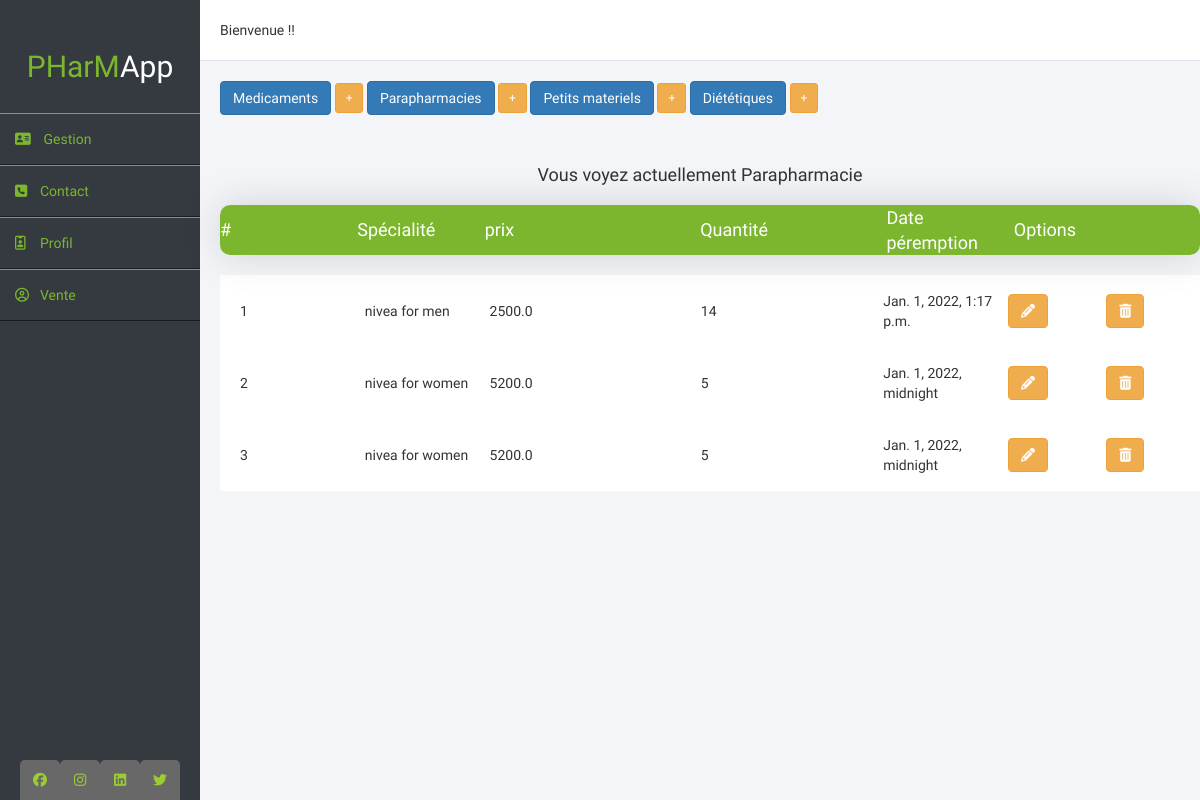
Screenshot of /inventaire/paraphamacies/ with the database file from the repository.
### sys_inventaire/models.py (models this page shows, shortened)
class Produit(models.Model):
    nom_article = models.CharField(max_length=100, blank=False)
    quantite = models.IntegerField(blank=False)
    prix = models.FloatField(blank=False)
    date_peremption = models.DateTimeField()
    Numero_lot = models.IntegerField()
    class Meta:
        abstract = True

class Parapharmatie(Produit):
    pass

### sys_inventaire/views.py (the view)
# urls.py: path('paraphamacies/', montrer_parapharmacie, name='paraphamacies'),
def montrer_parapharmacie(request):
    items = Parapharmatie.objects.all()
    context = {
        'items': items,
        'titre': 'Parapharmacie'
    }
    return render(request, 'inventory.html', context)

### sys_inventaire/templates/inventory.html (shortened to what this page needs)
<!DOCTYPE html>
<html lang="en">
<head>
  {% load static %}
  <link rel="stylesheet" href="{% static '/css/bootstrap.css' %}">
  <link rel="stylesheet" href="{% static '/css/bootstrap.min.css' %}">
  <link rel="stylesheet" href="{% static '/css/style-inventaire.css' %}">
</head>
<body>
<div class="wrapper">
  <div class="sidebar">
    <h2>PHarM<span>App</span></h2>
    <ul>
      <li><a href="#"><i class="fa fa-address-card" aria-hidden="true"></i> Gestion</a></li>
      <li><a href="#"><i class="fa fa-phone-square" aria-hidden="true"></i>Contact</a></li>
      <li><a href="#"><i class="fa fa-id-badge" aria-hidden="true"></i>Profil</a></li>
      <li><a href="#"><i class="fa fa-user-circle-o" aria-hidden="true"></i>Vente</a></li>
    </ul>
    <div class="social_media">
      <a href="#"><i class="fab fa-facebook"></i></a>
      <a href="#"><i class="fab fa-instagram"></i></a>
      <a href="#"><i class="fab fa-linkedin"></i></a>
      <a href="#"><i class="fab fa-twitter"></i></a>
    </div>
  </div>
  <div class="main_content">
    {% block content %}
    <div class="header">Bienvenue !!</div>
    <div class="button-group">
  <a href="{% url 'sys_inventaire:medicament' %}" class="btn btn-primary btn-md" role="button">Medicaments</a>
  <a href="{% url 'sys_inventaire:ajouter_medicament' %}" class="btn btn-warning btn-sm" role="button"> + </a>
  <a href="{% url 'sys_inventaire:paraphamacies' %}" class="btn btn-primary btn-md" role="button">Parapharmacies</a>
  <a href="{% url 'sys_inventaire:ajouter_parapharmacie' %}" class="btn btn-warning btn-sm" role="button"> + </a>
  <a href="{% url 'sys_inventaire:pti_materiel' %}" class="btn btn-primary btn-md" role="button">Petits materiels</a>
  <a href="{% url 'sys_inventaire:ajouter_petit_materiel' %}" class="btn btn-warning btn-sm" role="button"> + </a>
  <a href="{% url 'sys_inventaire:dietetiques' %}" class="btn btn-primary btn-md" role="button">Diététiques</a>
  <a href="{% url 'sys_inventaire:ajouter_dietetique' %}" class="btn btn-warning btn-sm" role="button"> + </a>
</div><br>
{% if header %}
<center>
  <h4>Vous voyez actuellement Medicament </h4>
</center>
  <div class="table">
    <div class="table100 ver1 m-b-100">
        <table>
          <thead>
            <tr class="row">
                <th class="cell100 column2">#</th>
                <th class="cell100 column2">Spécialité</th>
                <th class="cell100 column3">D C I</th>
                <th class="cell100 column4">prix</th>
                <th class="cell100 column5">Quantité</th>
                <th class="cell100 column4">Options</th>
              </tr>
          </thead>
        </table>
    </div>
    <div class="table" >
      <div class="table100-body js-pscroll">
        <table>
          <tbody>
            {% for item in items %}
            <tr class="row">
              <td class="cell100 column2">{{ item.pk }}</td>
              <td class="cell100 column2">{{ item.specialite }}</td>
              <td class="cell100 column3">{{ item.dci }}</td>
              <td class="cell100 column4">{{ item.prix }}</td>
              <td class="cell100 column5">{{ item.quantite }}</td>
              <td>
                <a href="{% url 'sys_inventaire:modifier_medicament' item.pk %}" class="btn btn-warning btn-sm" role="button"><i class="fa fa-pencil" aria-hidden="true"></i></a>
              </td>
              <td>
                <a href="{% url 'sys_inventaire:supprimer_medicament' item.pk %}" class="btn btn-warning btn-sm" role="button"><i class="fa fa-trash" aria-hidden="true"></i></a>
              </td>
            </tr>
            {% endfor %}
          </tbody>
        </table>
      </div>
    </div>
  </div>
  {% else %}
  <center>
     <h4>Vous voyez actuellement {{ titre }} </h4>
  </center>
  <div class="table">
    <div class="table100 ver1 m-b-100">
      <table>
        <thead>
          <tr class="row">
            <th>#</th>
            <th class="cell100 column2">Spécialité</th>
            <th class="cell100 column3">prix</th>
            <th class="cell100 column4">Quantité</th>
            <th class="cell100 column5">Date péremption</th>
            <th class="cell100 column4">Options</th>
          </tr>
        </thead>
      </table>
    </div>
  <div class="table" >
    <div class="table100-body js-pscroll" >
      <table>
      <tbody>
        {% for item in items %}
        <tr class="row">
          <td class="cell100 column2">{{ item.pk }}</td>
          <td class="cell100 column2">{{ item.nom_article }}</td>
          <td class="cell100 column3">{{ item.prix }}</td>
          <td class="cell100 column4">{{ item.quantite }}</td>
          <td class="cell100 column5">{{ item.date_peremption }}</td>
          {% if titre|lower == "parapharmacie" %}
          <td>
            <a href="{% url 'sys_inventaire:modifier_parapharmacie' item.pk %}" class="btn btn-warning " role="button"><i class="fa fa-pencil" aria-hidden="true"></i></a>
          </td>
          <td>
            <a href="{% url 'sys_inventaire:supprimer_parapharmatie' item.pk %}" class="btn btn-warning " role="button"><i class="fa fa-trash" aria-hidden="true"></i></a>
          </td>
          {% endif %}
        </tr>
        {% endfor %}
      </tbody>
    </table>
    </div>
  </div>
</div>
{% endif %}
  </div>
</div>
<div>
  <br>
  {% endblock %}
</body>
</html>

### core/static/css/style-inventaire.css (style rules this page uses)
* { margin: 0; padding: 0; box-sizing: border-box; list-style: none; text-decoration: none; font-family: 'Josefin Sans', sans-serif; }
body { background: #f3f5f9; }
.wrapper { display: flex; position: relative; }
.wrapper .sidebar { position: fixed; width: 200px; height: 100%; background: #343a40; padding: 30px 0; }
.wrapper .sidebar h2 { color: #7cb62f; text-align: center; margin-bottom: 30px; }
.wrapper .sidebar h2 span { color: white; }
.wrapper .sidebar ul li { padding: 15px; border-bottom: 1px solid rgba(0,0,0,0.5); border-top: 1px solid rgba(225,225,225,0.5); }
.wrapper .sidebar ul li a { color: #7cb62f; display: block; }
.wrapper .sidebar ul li a .fa { width: 25px; }
.wrapper .sidebar .social_media { position: absolute; bottom: 0; left: 50%; transform: translateX(-50%); display: flex; }
.wrapper .sidebar .social_media a { display: block; width: 40px; height: 40px; line-height: 40px; text-align: center; color: yellowgreen; border-top-left-radius: 5px; border-top-right-radius: 5px; background: #686868; }
.wrapper .main_content { width: 100%; margin-left: 200px; }
.wrapper .main_content .header { padding: 20px; background: #fff; border-bottom: 1px solid #e0e4e8; }
.wrapper .main_content .button-group { margin-top: 20px; margin-bottom: 20px; padding-left: 20px; }
.wrapper .main_content .table, .wrapper .main_content .card { margin-top: 20px; margin-bottom: 20px; padding-left: 20px; }
.table100 { background-color: #fff; }
table { width: 100%; }
th, td { font-weight: unset; padding-right: 0px; }
.column2 { width: 13%; }
.column3 { width: 22%; }
.column4 { width: 19%; }
.column5 { width: 13%; }
.table100-body td { padding-top: 16px; padding-bottom: 16px; }
.table100 { position: relative; padding-top: 0px; }
.table100-body { max-height: 585px; overflow: auto; }
.table100.ver1 th { font-size: 18px; color: #fff; line-height: 1.4; background-color: #7cb62f; }
.table100.ver1 { border-radius: 10px; overflow: hidden; box-shadow: 0 0px 40px 0px rgba(0, 0, 0, 0.15); -moz-box-shadow: 0 0px 40px 0px rgba(0, 0, 0, 0.15); -webkit-box-shadow: 0 0px 40px 0px rgba(0, 0, 0, 0.15); -o-box-shadow: 0 0px 40px 0px rgba(0, 0, 0, 0.15); -ms-box-shadow: 0 0px 40px 0px rgba(0, 0, 0, 0.15); }

### rows the page displays
Parapharmatie: pk "1", nom_article "nivea for men", prix "2500.0", quantite "14", date_peremption "Jan. 1, 2022, 1:17 p.m."
Parapharmatie: pk "2", nom_article "nivea for women", prix "5200.0", quantite "5", date_peremption "Jan. 1, 2022, midnight"
Parapharmatie: pk "3", nom_article "nivea for women", prix "5200.0", quantite "5", date_peremption "Jan. 1, 2022, midnight"

### other values shown
{{ titre }} "Parapharmacie"
